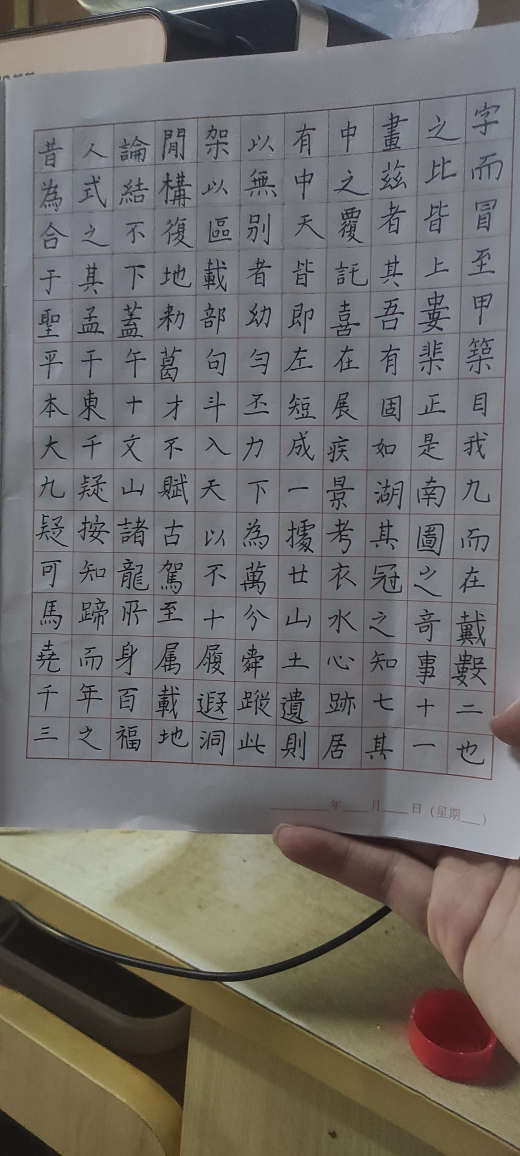
#> input picture app/image.jpg, 2080 x 4624 px (shown at 1/4 size)
$ python test6.py
#> lines starting #> are read from the running program, lines starting #| are printed output that depends on the picture; after the words box and inside, x2 and y2 are one past the last pixel; in counts of white or black regions, pixels touching at a corner belong together
import cv2
import numpy as np

# Load image
img = cv2.imread('image.jpg')
#> img is the input picture: shape (4624, 2080, 3); mean B, G, R 108.5, 111.6, 114.2

# Resize image
scale_percent = 20 # percent of original size
width = int(img.shape[1] * scale_percent / 100)
#> width = 416
height = int(img.shape[0] * scale_percent / 100)
#> height = 924
dim = (width, height)
#> dim = (416, 924)
resized = cv2.resize(img, dim, interpolation = cv2.INTER_AREA)
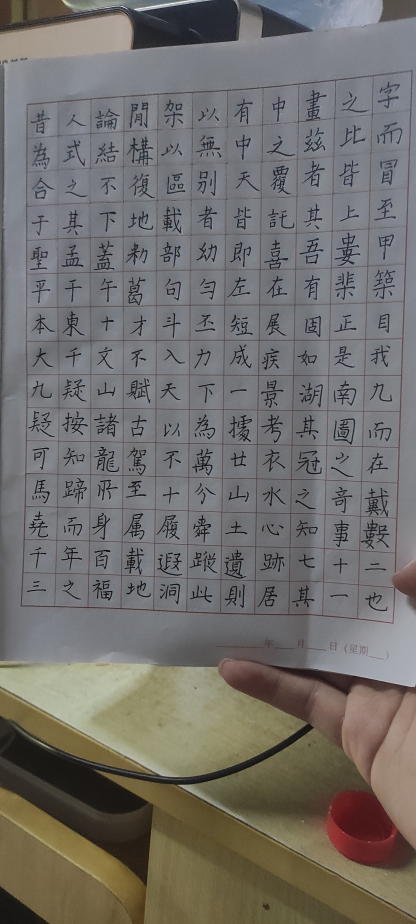
#> resized: shape (924, 416, 3); mean B, G, R 108.5, 111.6, 114.2

# Convert to HSV color space
hsv = cv2.cvtColor(resized, cv2.COLOR_BGR2HSV)
#> hsv: shape (924, 416, 3); mean H, S, V 87.5, 37.5, 119.4

# Define range of red color in HSV
lower_red = np.array([0, 50, 50])
upper_red = np.array([10, 255, 255])
mask1 = cv2.inRange(hsv, lower_red, upper_red)
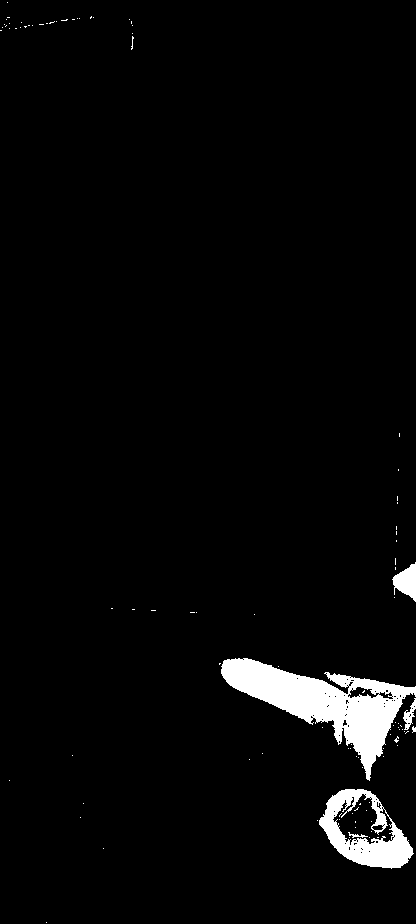
#> mask1: shape (924, 416); 3.3% white; 99 white regions (94 under 20 px), largest, box (x1, y1, x2, y2) and area: (221, 658, 416, 781) 8412, (319, 789, 414, 869) 3337, (392, 562, 416, 602) 556, (403, 698, 416, 730) 173, (348, 832, 368, 838) 42

lower_red = np.array([170, 50, 50])
upper_red = np.array([180, 255, 255])
mask2 = cv2.inRange(hsv, lower_red, upper_red)
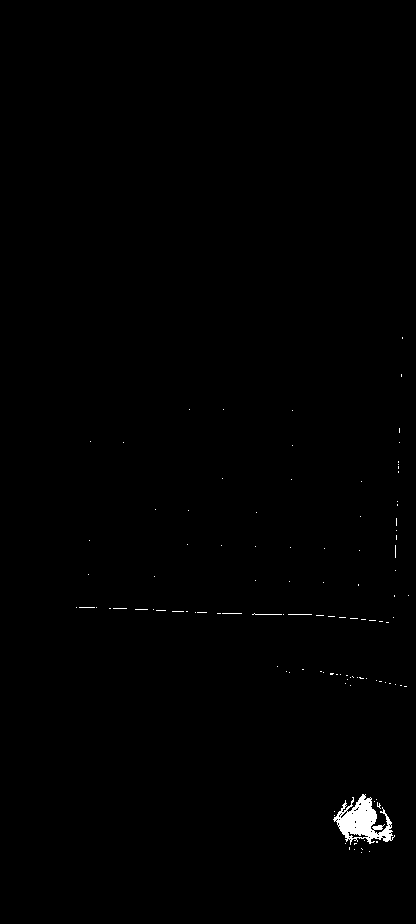
#> mask2: shape (924, 416); 0.49% white; 109 white regions (105 under 20 px), largest, box (x1, y1, x2, y2) and area: (333, 794, 395, 845) 1511, (252, 613, 282, 615) 30, (288, 614, 312, 615) 24, (222, 613, 242, 614) 20

# Combine the masks
mask = mask1 + mask2
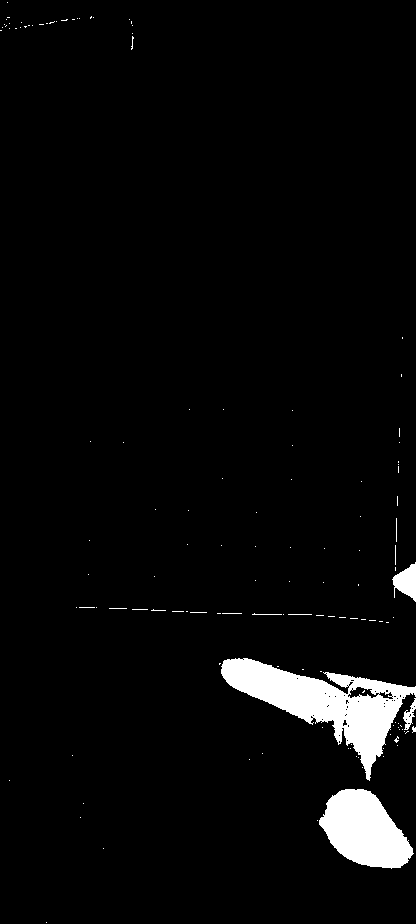
#> mask: shape (924, 416); 3.8% white; 130 white regions (121 under 20 px), largest, box (x1, y1, x2, y2) and area: (221, 658, 416, 781) 8454, (319, 789, 414, 869) 4951, (392, 562, 416, 602) 560

# Apply the mask to the image
result = cv2.bitwise_and(resized, resized, mask=mask)
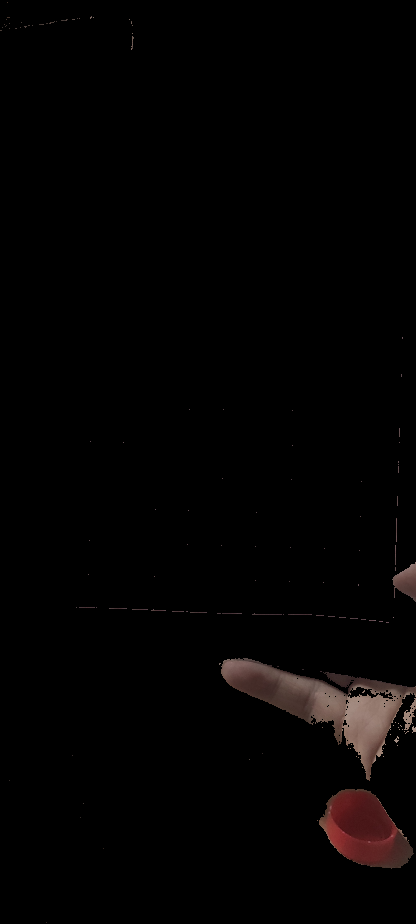
#> result: shape (924, 416, 3); mean B, G, R 2.4, 2.6, 3.9

# Display the result
cv2.imshow('result', result)
cv2.waitKey(0)
cv2.destroyAllWindows()
